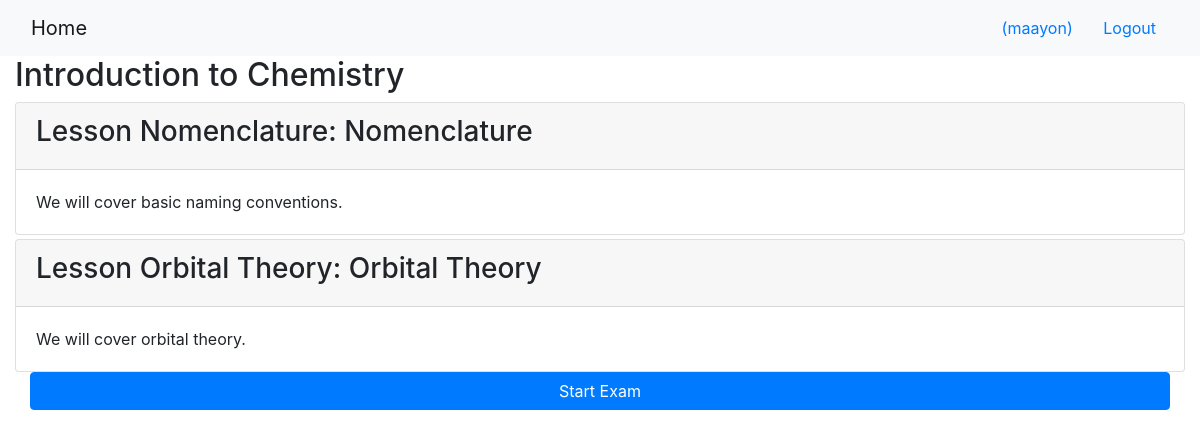
The app's page /onlinecourse/2/ (signed in) with its own data.
### onlinecourse/models.py (models this page shows, shortened)
class Course(models.Model):
    name = models.CharField(null=False, max_length=30, default='online course')
    image = models.ImageField(upload_to='course_images/')
    description = models.CharField(max_length=1000)
    pub_date = models.DateField(null=True)
    instructors = models.ManyToManyField(Instructor)
    users = models.ManyToManyField(settings.AUTH_USER_MODEL, through='Enrollment')
    total_enrollment = models.IntegerField(default=0)
    is_enrolled = False

class Lesson(models.Model):
    title = models.CharField(max_length=200, default="title")
    order = models.IntegerField(default=0)
    course = models.ForeignKey(Course, on_delete=models.CASCADE)
    content = models.TextField()

### onlinecourse/views.py (the view)
# urls.py: path('<int:pk>/', views.CourseDetailView.as_view(), name='course_details'),
class CourseDetailView(generic.DetailView):
    model = Course
    template_name = 'onlinecourse/course_detail_bootstrap.html'

### onlinecourse/templates/onlinecourse/course_detail_bootstrap.html (shortened to what this page needs)
<!DOCTYPE html>
<html lang="en">
<head>
     {% load static %}
    <link rel="stylesheet" href="https://maxcdn.bootstrapcdn.com/bootstrap/4.5.2/css/bootstrap.min.css">
</head>
<body>
    <nav class="navbar navbar-light bg-light">
        <div class="container-fluid">
            <div class="navbar-header">
                  <a class="navbar-brand" href="{% url 'onlinecourse:index' %}">Home</a>
            </div>
            <ul class="nav navbar-nav navbar-right">
                {% if user.is_authenticated %}
                <li>
                    <a class="btn btn-link" href="#">{{ user.first_name }}({{ user.username }})</a>
                    <a class="btn btn-link" href="{% url 'onlinecourse:logout' %}">Logout</a>
                </li>
                {% endif %}
            </ul>
        </div>
    </nav>
    <div class="container-fluid">
        <h2>{{ course.name }}</h2>
        <div class="card-columns-vertical">
            {% for lesson in course.lesson_set.all %}
                <div class="card mt-1">
                    <div class="card-header"><h3>Lesson {{lesson.title}}: {{lesson.title}}</h3></div>
                    <div class="card-body">{{lesson.content}}</div>
                </div>
            {% endfor %}
        </div>
            {% if user.is_authenticated %}
                <div class="container-fluid">
                    <a href="#exam" class="btn btn-primary btn-block" data-toggle="collapse">Start Exam</a>
                </div>
            {% endif %}
    </div>
</body>
</html>

### records on screen
Course: name "Introduction to Chemistry"
Lesson: title "Nomenclature", content "We will cover basic naming conventions."
Lesson: title "Orbital Theory", content "We will cover orbital theory."

### other values on screen
{{ user.username }} "maayon"
